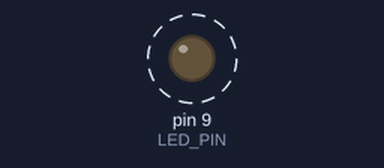
Bench run of a sketch on a simulated Arduino Uno, built with avr-gcc and run on an emulated ATmega328P. Parts: output pins drawn as LEDs (lit = HIGH). Dashed ring = blinking.

Above: at 0.5 s.
Timing chart, 0 to 4.6 s (numbered marks = the images above):
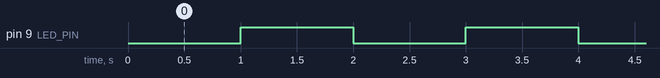

The sketch:

blink.ino
```cpp
/**
 * File              : blink.ino
 * Author            : leonardSA <leonard.stephenauguste@gmail.com>
 * Date              : 11.11.2021
 * Last Modified Date: 11.11.2021
 * Last Modified By  : leonardSA <leonard.stephenauguste@gmail.com>
 */

#define LED_PIN (9)

void setup() {
    pinMode(LED_PIN, OUTPUT);
}

void loop() {
    delay(1000); // 1 second delay
    digitalWrite(LED_PIN, HIGH);
    delay(1000);
    digitalWrite(LED_PIN, LOW);
}
```

Measured:
- by itself, pin 9 (LED_PIN): alternates HIGH for 1.0 s and LOW for 1.0 s
